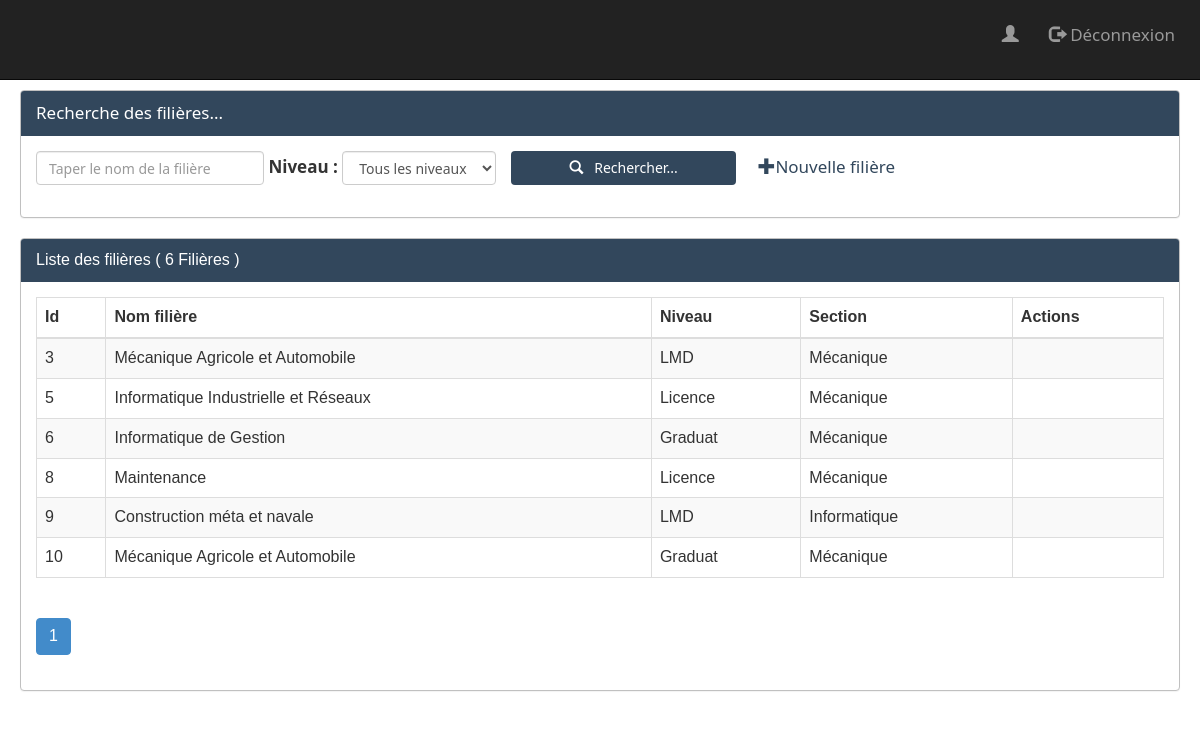
Page /views/filiere.php on the committed database.
### tables this page shows
CREATE TABLE IF NOT EXISTS `filiere` (
  `idF` int(11) NOT NULL AUTO_INCREMENT,
  `nomF` varchar(255) NOT NULL,
  `section` varchar(255) NOT NULL,
  `niveau` varchar(255) NOT NULL,
  PRIMARY KEY (`idF`)
);

### views/filiere.php (the view, shortened to what this page needs)
<?php
    require_once("../bd/connexion.php");
    $nomf=isset($_GET['nomF'])?$_GET['nomF']:"";
    $niveau=isset($_GET['niveau'])?$_GET['niveau']:"all";
    $size=isset($_GET['size'])?$_GET['size']:9;
    $page=isset($_GET['page'])?$_GET['page']:1;
    $offset=($page-1)*$size;
    if($niveau=="all"){
        $requete="select * from filiere where nomF like '%$nomf%' order by idF limit $size offset $offset";
        $requeteCount="select count(*) countF from filiere where nomF like '%$nomf%'";
    }else{
        $requete="select * from filiere where nomF like '%$nomf%' and niveau= '$niveau' order by idF limit $size";
        $requeteCount="select count(*) countF from filiere where nomF like '%$nomf%' and niveau= '$niveau'";
    }
    $resultatF=$pdo->query($requete);
    $resultatCount=$pdo->query($requeteCount);
    $tabCount=$resultatCount->fetch();
    $nbrFiliere=$tabCount['countF'];
    $reste=$nbrFiliere % $size;
    if( $reste == 0)
        $nbrPage = $nbrFiliere/$size;
    else
        $nbrPage=floor($nbrFiliere/$size)+1;
?>
<html>
    <head>
        <link rel="stylesheet" type="text/css" href="../css/bootstrap.min.css">
        <link rel="stylesheet" type="text/css" href="../css/Filiere.css">
    </head>
    <body>
        <?php include("menu.php") ?>
        <div class="container-fluid">
            <div class="row">
            <div class="panel panel" style="margin-top: 55px; border:1px solid silver; font-family:Segoe UI; font-size:17px">
                <div class="panel-heading" style="background-color: #32475c; color:white"> Recherche des filières... </div>
                <div class="panel-body">
                     <form method="get" action="filiere.php" class="form-inline">
                        <div class="form-group">
                            <input type="search" name="nomF" placeholder="Taper le nom de la filière" class="form-control"
                                   value="<?php echo $nomf; ?>">
                        </div>
                        <label for="niveau"> Niveau : </label>
                        <div class="form-group">
                            <select name="niveau" class="form-control" id="niveau">
                                <option value="all" <?php echo "selected" ; ?>>Tous les niveaux</option>
                            </select>
                        </div>
                        <button type="submit" class="btn btn"  style="background: #32475c; color:white">
                            <span class="glyphicon glyphicon-search"> </span>&nbsp;&nbsp; Rechercher...
                         </button> &nbsp; &nbsp;
                         <a href="nouvelleFiliere.php">
                             <span class="glyphicon glyphicon-plus"> </span>Nouvelle filière
                         </a>
                    </form>
                </div>
            </div>
            <div class="panel panel-primary" style="font-family: 'Raleway', sans-serif; font-size: 16px; border: 1px solid silver;">
                <div class="panel-heading" style=" background:#32475c; border:none"> Liste des filières ( <?php echo $nbrFiliere; ?> Filières ) </div>
                <div class="panel-body">
                    <table class="table table-striped table-bordered">
                        <thead>
                            <tr>
                                <th style="width:auto;">Id</th>
                                <th>Nom filière</th>
                                <th>Niveau</th>
                                <th>Section</th>
                                <th>Actions</th>
                            </tr>
                        </thead>
                        <tbody>
                               <?php while($filiere=$resultatF->fetch()){?>
                                   <tr>
                                        <td><?php echo $filiere['idF'] ?></td>
                                        <td><?php echo $filiere['nomF']?></td>
                                        <td><?php echo $filiere['niveau'] ?></td>
                                        <td><?php echo $filiere['section']?></td>
                                       <td>
                                       </td>
                                   </tr>
                               <?php }?>
                        </tbody>
                    </table>
                    <div>
                        <ul class="pagination pagination-md" >
                            <?php for($i=1; $i<=$nbrPage; $i++){ ?>
                               <li class="<?php if($i==$page) echo 'active' ?>" >
                                   <a href="filiere.php?page=<?php echo $i; ?>&nomF=<?php echo $nomf ?>&niveau=<?php echo $niveau ?>">
                                       <?php echo $i; ?>
                                   </a>
                               </li>
                            <?php } ?>
                        </ul>
                    </div>
                  </div>
            </div>
         </div>
       </div>
    </body>
</html>

### css/Filiere.css (style rules this page uses)
body { margin: 25px; padding: 10px; }

### css/Menu.css (style rules this page uses)
a { color:#32475c; }
button { width: 20%; margin-left: 10px; outline: none; }

### rows in the picture
filiere: idF "3", nomF "Mécanique Agricole et Automobile", niveau "LMD", section "Mécanique"
filiere: idF "5", nomF "Informatique Industrielle et Réseaux", niveau "Licence", section "Mécanique"
filiere: idF "6", nomF "Informatique de Gestion", niveau "Graduat", section "Mécanique"
filiere: idF "8", nomF "Maintenance", niveau "Licence", section "Mécanique"
filiere: idF "9", nomF "Construction méta et navale", niveau "LMD", section "Informatique"
filiere: idF "10", nomF "Mécanique Agricole et Automobile", niveau "Graduat", section "Mécanique"

### other values in the picture
$nbrFiliere "6"
